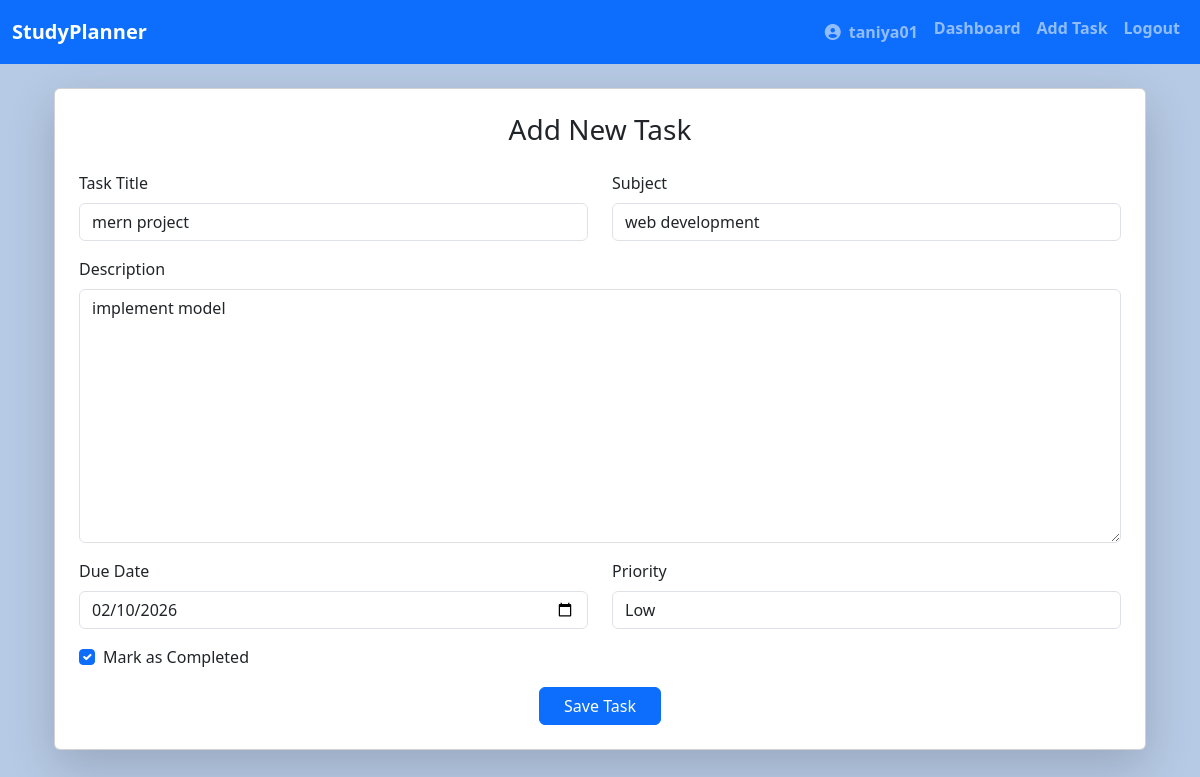
Screenshot of /edit/4/ (signed in) with the database file from the repository.
### task_manager/models.py (models this page shows, shortened)
class Task_details(models.Model):
    user=models.ForeignKey(User, on_delete=models.CASCADE)
    task_title = models.CharField(max_length=100)
    description = models.TextField()
    subject = models.CharField(max_length=100)
    due_date = models.DateField()
    priority = models.CharField(
        max_length=10,
        choices=[
           ( 'Low' , 'Low'),
           ('Medium','Medium'),
           ('High','High')
        ]
    )
    isCompelete = models.BooleanField(default=False)
    created = models.DateTimeField(auto_now_add=True)

### task_manager/views.py (the view)
# urls.py: path('edit/<int:id>/', views.edit_btn, name='edit_btn'),
@login_required
def edit_btn(request, id):
    if request.user.is_superuser:
        task = get_object_or_404(Task_details, id=id)
    else:
        task = get_object_or_404(Task_details, id=id, user=request.user)
    if request.method == "POST":
        form = Task_form(request.POST, instance=task)
        if form.is_valid():
            form.save()
            return redirect('dashboard')
    else:
        form = Task_form(instance=task)
    return render(request, 'add_task.html', {'form': form})

### task_manager/forms.py
class Task_form(forms.ModelForm):
    class Meta:
        model = Task_details
        fields = [
            'task_title',
            'description',
            'subject',
            'due_date',
            'priority',
            'isCompelete'
        ]
        widgets = {
            'task_title': forms.TextInput(attrs={'class': 'form-control'}),
            'description': forms.Textarea(attrs={'class': 'form-control'}),
            'subject': forms.TextInput(attrs={'class': 'form-control'}),
            'due_date': forms.DateInput(attrs={'class': 'form-control', 'type': 'date'}),
            'priority': forms.Select(attrs={'class': 'form-control'}),
            'isCompelete': forms.CheckboxInput(attrs={'class': 'form-check-input'}),
        }

### template/add_task.html (shortened to what this page needs)
{% extends 'base.html' %} {% block content %}
<div class="container mt-4">
  <div class="card shadow-lg p-4">
    <h3 class="mb-4 text-center">Add New Task</h3>
    <form method="POST">
      <div class="row">
        <div class="col-md-6 mb-3">
          <label class="form-label">Task Title</label>
          {{ form.task_title }}
        </div>
        <div class="col-md-6 mb-3">
          <label class="form-label">Subject</label>
          {{ form.subject }}
        </div>
        <div class="col-12 mb-3">
          <label class="form-label">Description</label>
          {{ form.description }}
        </div>
        <div class="col-md-6 mb-3">
          <label class="form-label">Due Date</label>
          {{ form.due_date }}
        </div>
        <div class="col-md-6 mb-3">
          <label class="form-label">Priority</label>
          {{ form.priority }}
        </div>
        <div class="col-12 mb-3">
          <div class="form-check">
            {{ form.isCompelete }}
            <label class="form-check-label">Mark as Completed</label>
          </div>
        </div>
      </div>
      <div class="text-center">
        <button class="btn btn-primary px-4">Save Task</button>
      </div>
    </form>
  </div>
</div>
{% endblock %}

### template/base.html (shortened to what this page needs)
<!DOCTYPE html>
<html lang="en">
<head>
    <link href="https://cdn.jsdelivr.net/npm/bootstrap@5.3.2/dist/css/bootstrap.min.css" rel="stylesheet">
    <link href="https://cdnjs.cloudflare.com/ajax/libs/font-awesome/6.5.1/css/all.min.css" rel="stylesheet">
</head>
<body>
<nav class="navbar navbar-expand-lg navbar-dark bg-primary">
    <div class="container-fluid">
        <a class="navbar-brand fw-bold" href={% url 'dashboard' %}>StudyPlanner</a>
        <div class="collapse navbar-collapse">
            <ul class="navbar-nav ms-auto">
                <li class="nav-item fw-bold"><a class="nav-link"> <i class="fas fa-user-circle m-2"> </i>{{user.username}}</a></li>
                <li class="nav-item fw-bold"><a class="nav-link" href={% url 'dashboard'  %}>Dashboard</a></li>
                <li class="nav-item fw-bold"><a class="nav-link" href={% url 'add_task' %}>Add Task</a></li>
                <li class="nav-item fw-bold"><a class="nav-link" href={% url 'signup' %}>Logout</a></li>
            </ul>
        </div>
    </div>
</nav>
<div class="container mt-4">
    {% block content %}
    {% endblock %}
</div>
</body>
</html>

### template/base.html (style rules this page uses)
body { background-color: #b7cae5; }

### rows the page displays
Task_details: task_title "mern project", subject "web development", description "implement model", due_date "02/10/2026", priority "Low", isCompelete "☑"

### other values shown
{{ user.username }} "taniya01"
